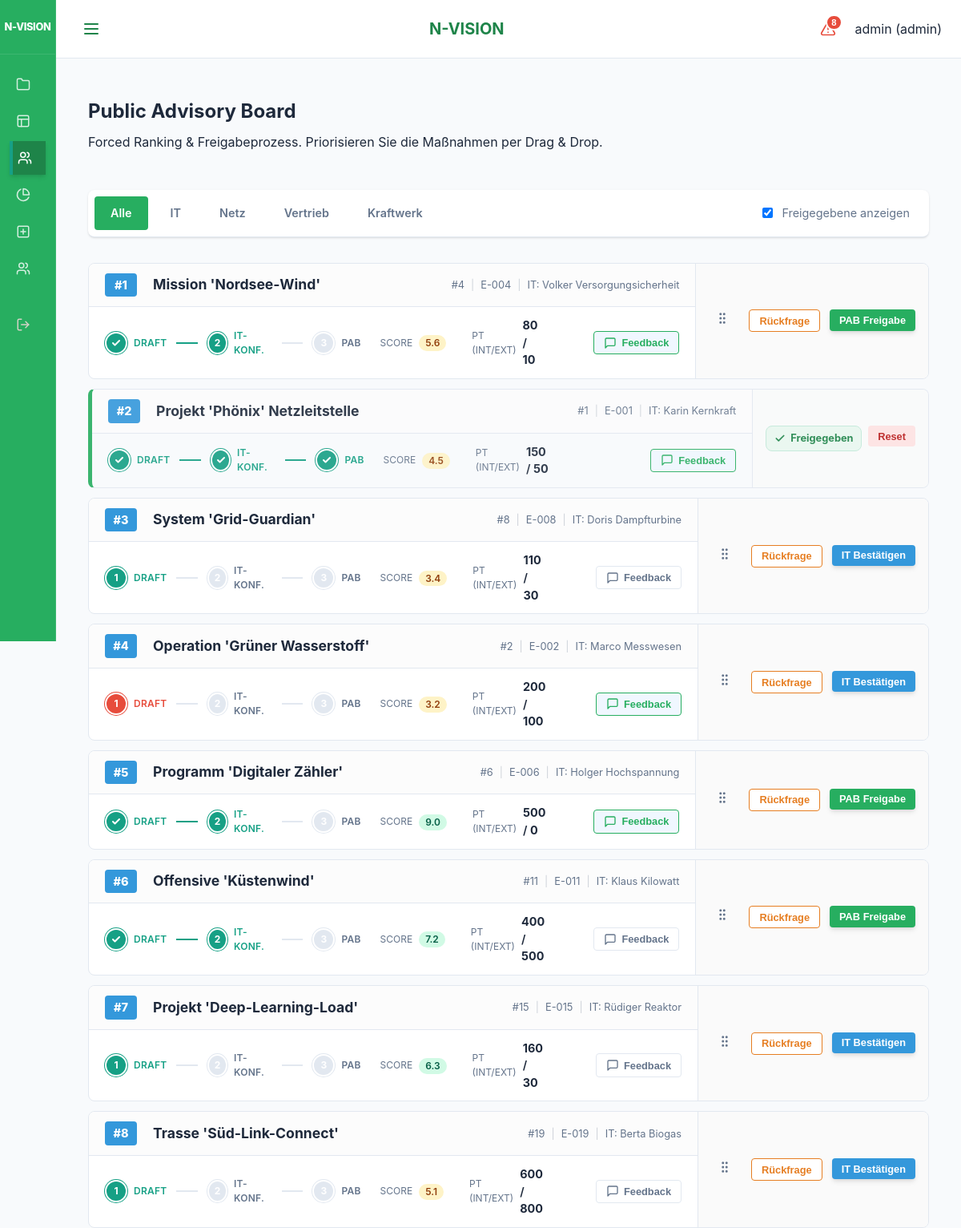
/ui/pab (signed in, upper part), run on an earlier commit of the app's database.
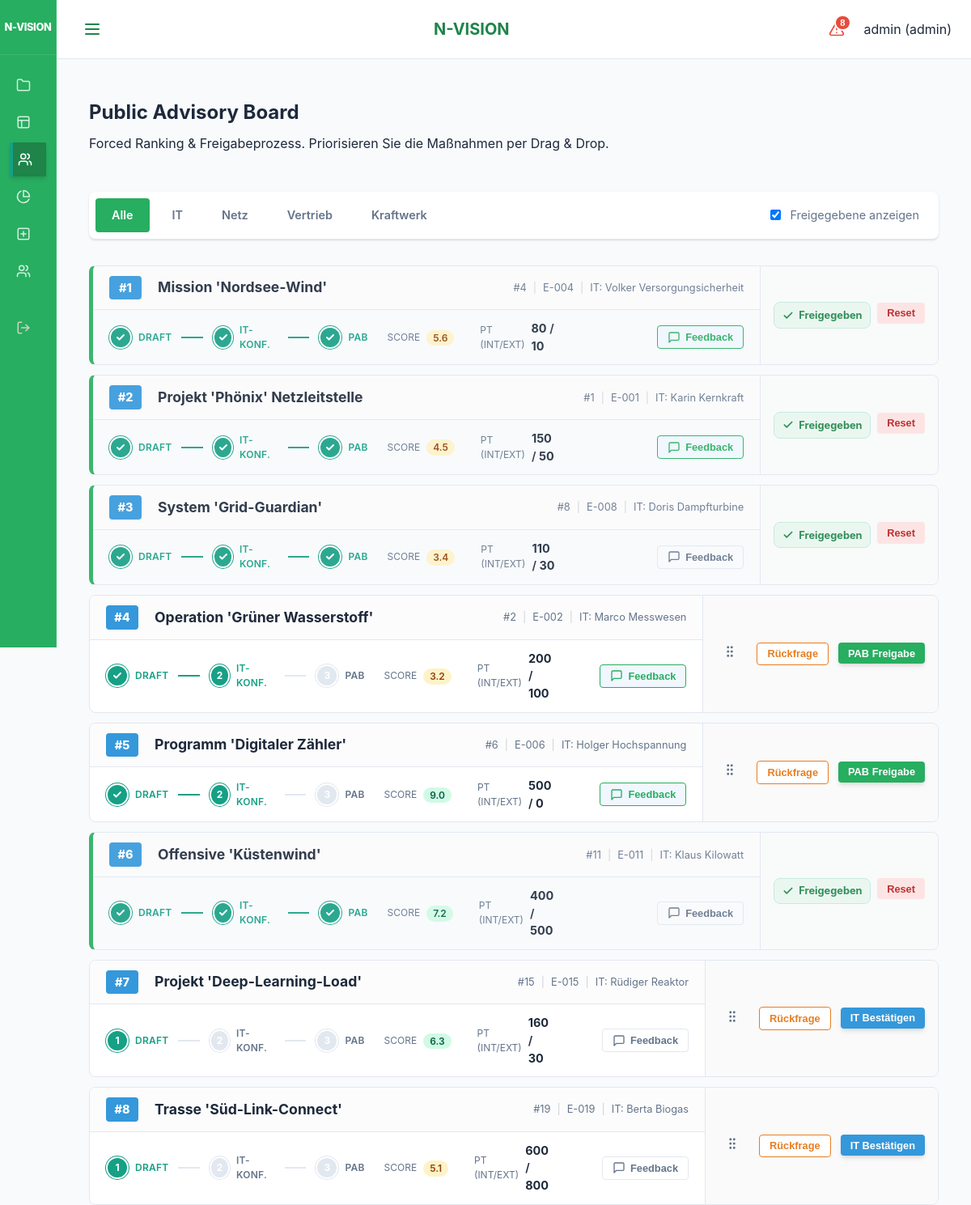
And on a later commit of the database.
### models.py (models this page shows)
class Project(Base):
    __tablename__ = "projects"
    id = Column(Integer, primary_key=True, index=True)
    name = Column(String, index=True)
    description = Column(String, nullable=True)
    business_value = Column(String, nullable=True)
    internal_number = Column(String, nullable=True)
    division = Column(String, nullable=True) # "IT", "Netzgesellschaft", "Vertrieb", "Kraftwerk"
    start_date = Column(Date)
    end_date = Column(Date)
    priority = Column(Integer, default=1) # 1 highest
    status = Column(Enum(ProjectStatus), default=ProjectStatus.PLANNING)
    manager_id = Column(Integer, ForeignKey("employees.id"), nullable=True)
    responsible_it = Column(String, nullable=True)
    responsible_fb = Column(String, nullable=True)
    pab_approval = Column(Integer, default=0) # 0 = No, 1 = Yes (Legacy)
    pab_status = Column(Enum(PABStatus), default=PABStatus.EVALUATION)
    pab_rank = Column(Integer, default=999)
    cats_number = Column(String, nullable=True)
    pt_intern_pab = Column(Float, default=0.0)
    pt_intern_planned = Column(Float, default=0.0)
    pt_extern_planned = Column(Float, default=0.0)
    economic_score = Column(Float, default=0.0) # 0.0 to 10.0
    business_case = Column(String, nullable=True)
    staffings = relationship("Staffing", back_populates="project")
    bookings = relationship("Booking", back_populates="project")
    milestones = relationship("Milestone", back_populates="project", cascade="all, delete-orphan")
    pab_comments = relationship("ProjectComment", back_populates="project", cascade="all, delete-orphan")

### main.py (the view)
@app.get("/ui/pab", response_class=HTMLResponse)
def ui_pab_list(request: Request, division: Optional[str] = None, show_approved: bool = Query(True), db: Session = Depends(get_db), user: models.User = Depends(login_required)):
    query = db.query(models.Project)
    if not show_approved:
        query = query.filter(models.Project.pab_status != models.PABStatus.APPROVED)
    if division:
        query = query.filter(models.Project.division == division)
    projects = query.order_by(models.Project.pab_rank.asc(), models.Project.id.asc()).all()
    return templates.TemplateResponse(
        request=request, name="pab_list.html", context={
            "projects": projects,
            "active_page": "pab",
            "PABStatus": models.PABStatus,
            "selected_division": division,
            "show_approved": show_approved
        }
    )

### templates/pab_list.html (shortened to what the changed rows need)
{% extends "base.html" %}
{% block content %}
<div class="pab-container">
    <div class="project-table-header" style="margin-bottom: 2rem;">
        <div>
            <h2>Public Advisory Board</h2>
        </div>
    </div>
    <div id="pab-sortable" class="pab-grid">
        {% for p in projects %}
        <div class="pab-card {% if p.pab_status.value == 'approved' %}card-approved{% endif %}" data-id="{{ p.id }}">
            <div class="pab-card-content">
                <div class="pab-card-header">
                    <div class="rank-badge">#{{ loop.index }}</div>
                    <div class="pab-card-title-group">
                        <a href="/ui/projects/{{ p.id }}" class="pab-project-name">{{ p.name }}</a>
                        <div class="pab-project-meta">
                            <span>#{{ p.id }}</span>
                            {% if p.internal_number %}
                            <span class="meta-divider">|</span>
                            <span>{{ p.internal_number }}</span>
                            {% endif %}
                            <span class="meta-divider">|</span>
                            <span>IT: {{ p.responsible_it or '-' }}</span>
                        </div>
                    </div>
                </div>
                <div class="pab-card-body">
                    <div class="workflow-steps">
                        <div class="step {% if p.pab_status.value in ['evaluation', 'revision', 'confirmed', 'approved'] %}active{% endif %} {% if p.pab_status.value == 'revision' %}revision{% endif %}" title="Evaluierung">
                            <div class="step-icon">
                                {% if p.pab_status.value in ['confirmed', 'approved'] %}
                                    <svg xmlns="http://www.w3.org/2000/svg" width="12" height="12" viewBox="0 0 24 24" fill="none" stroke="currentColor" stroke-width="4" stroke-linecap="round" stroke-linejoin="round"><polyline points="20 6 9 17 4 12"></polyline></svg>
                                {% else %}
                                    1
                                {% endif %}
                            </div>
                            <div class="step-label">Draft</div>
                        </div>
                        <div class="step-line {% if p.pab_status.value in ['confirmed', 'approved'] %}active{% endif %}"></div>
                        <div class="step {% if p.pab_status.value in ['confirmed', 'approved'] %}active{% endif %}" title="IT-Bestätigung">
                            <div class="step-icon">
                                {% if p.pab_status.value == 'approved' %}
                                    <svg xmlns="http://www.w3.org/2000/svg" width="12" height="12" viewBox="0 0 24 24" fill="none" stroke="currentColor" stroke-width="4" stroke-linecap="round" stroke-linejoin="round"><polyline points="20 6 9 17 4 12"></polyline></svg>
                                {% else %}
                                    2
                                {% endif %}
                            </div>
                            <div class="step-label">IT-Konf.</div>
                        </div>
                        <div class="step-line {% if p.pab_status.value == 'approved' %}active{% endif %}"></div>
                        <div class="step {% if p.pab_status.value == 'approved' %}active{% endif %}" title="Finale PAB Freigabe">
                            <div class="step-icon">
                                {% if p.pab_status.value == 'approved' %}
                                    <svg xmlns="http://www.w3.org/2000/svg" width="12" height="12" viewBox="0 0 24 24" fill="none" stroke="currentColor" stroke-width="4" stroke-linecap="round" stroke-linejoin="round"><polyline points="20 6 9 17 4 12"></polyline></svg>
                                {% else %}
                                    3
                                {% endif %}
                            </div>
                            <div class="step-label">PAB</div>
                        </div>
                    </div>
                    <div class="pab-stats-grid">
                        <div class="stat-item">
                            <div class="stat-label">Score</div>
                            <div class="stat-value">
                                {% if p.economic_score is not none %}
                                    <span class="score-pill score-{% if p.economic_score < 3 %}low{% elif p.economic_score < 6 %}mid{% else %}high{% endif %}">
                                        {{ "%.1f"|format(p.economic_score) }}
                                    </span>
                                {% else %}
                                    <span class="text-muted">-</span>
                                {% endif %}
                            </div>
                        </div>
                        <div class="stat-item">
                            <div class="stat-label">PT (Int/Ext)</div>
                            <div class="stat-value">
                                <strong>{{ p.pt_intern_planned|int }}</strong> / <strong>{{ p.pt_extern_planned|int }}</strong>
                            </div>
                        </div>
                    </div>
                    <div class="footer-left">
                        {% set unread_count = p.pab_comments | selectattr('is_read', 'equalto', false) | selectattr('author_id', 'ne', request.state.user.id) | list | length %}
                        {% set total_comments = p.pab_comments | length %}
                        <button class="btn-icon-text pab-comment-btn {% if unread_count > 0 %}has-unread{% elif total_comments > 0 %}has-comments{% endif %}" data-project-id="{{ p.id }}" title="Feedback und Rückfragen">
                            <div style="position: relative; display: flex; align-items: center; gap: 0.4rem;">
                                <svg xmlns="http://www.w3.org/2000/svg" width="16" height="16" viewBox="0 0 24 24" fill="none" stroke="currentColor" stroke-width="2" stroke-linecap="round" stroke-linejoin="round"><path d="M21 15a2 2 0 0 1-2 2H7l-4 4V5a2 2 0 0 1 2-2h14a2 2 0 0 1 2 2z"/></svg>
                                <span>Feedback</span>
                            </div>
                        </button>
                    </div>
                </div>
            </div>
            <div class="pab-card-actions">
                {% if request.state.user.role.value == 'admin' and p.pab_status.value != 'approved' %}
                <div class="drag-handle" style="margin-right: 0.5rem;">
                </div>
                {% endif %}
                <div class="footer-actions">
                    {% if p.pab_status.value == 'approved' %}
                        <div class="status-confirmed-badge" style="padding: 0.35rem 0.6rem; font-size: 0.8rem; background: var(--primary-light); color: var(--primary-dark); border-color: #c2e9d9;">
                            <svg xmlns="http://www.w3.org/2000/svg" width="14" height="14" viewBox="0 0 24 24" fill="none" stroke="currentColor" stroke-width="3" stroke-linecap="round" stroke-linejoin="round"><polyline points="20 6 9 17 4 12"></polyline></svg>
                            Freigegeben
                        </div>
                        {% if request.state.user.role.name == 'ADMIN' %}
                        <form action="/ui/pab/{{ p.id }}/status" method="POST" style="display:inline;">
                            <button type="submit" class="btn-workflow btn-reset" title="Freigabe zurücknehmen">Reset</button>
                        </form>
                        {% endif %}
                    {% else %}
                        <div class="action-group">
                            {% if request.state.user.role.name == 'ADMIN' %}
                                <button class="btn-workflow btn-revision pab-revision-btn" data-project-id="{{ p.id }}">Rückfrage</button>
                            {% endif %}
                            {% if p.pab_status.value in ['evaluation', 'revision'] %}
                                {% if request.state.user.role.name == 'ADMIN' or p.responsible_it == request.state.user.username %}
                                <form action="/ui/pab/{{ p.id }}/status" method="POST" style="display:inline;">
                                    <button type="submit" class="btn-workflow btn-confirm primary-action">IT Bestätigen</button>
                                </form>
                                {% else %}
                                <span class="action-hint" style="padding: 0.35rem 0.6rem; font-size: 0.75rem;">Warte auf IT</span>
                                {% endif %}
                            {% elif p.pab_status.value == 'confirmed' %}
                                {% if request.state.user.role.name == 'ADMIN' %}
                                <form action="/ui/pab/{{ p.id }}/status" method="POST" style="display:inline;">
                                    <button type="submit" class="btn-workflow btn-approve primary-action">PAB Freigabe</button>
                                </form>
                                {% else %}
                                <span class="action-hint" style="padding: 0.35rem 0.6rem; font-size: 0.75rem;">Warte auf PAB</span>
                                {% endif %}
                            {% endif %}
                        </div>
                    {% endif %}
                </div>
            </div>
        </div>
        {% endfor %}
    </div>
</div>
{% endblock %}

What changed in the data, as far as the page shows it:
changed Project "Mission 'Nordsee-Wind'": pab_status "2 3 Rückfrage PAB Freigabe" → "Freigegeben Reset"
changed Project "System 'Grid-Guardian'": pab_status "1 2 3 Rückfrage IT Bestätigen" → "Freigegeben Reset"
changed Project "Operation 'Grüner Wasserstoff'": pab_status "1 IT Bestätigen" → "PAB Freigabe"
changed Project "Offensive 'Küstenwind'": pab_status "2 3 Rückfrage PAB Freigabe" → "Freigegeben Reset"
